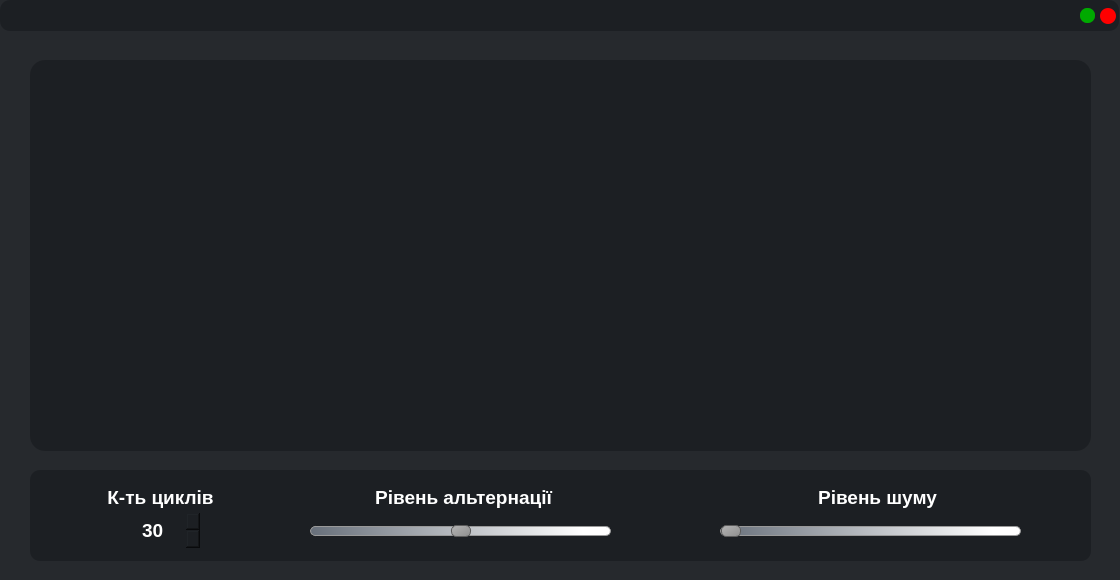
<?xml version="1.0" encoding="UTF-8"?>
<ui version="4.0">
 <class>SubWindow</class>
 <widget class="QMainWindow" name="SubWindow">
  <property name="geometry">
   <rect>
    <x>0</x>
    <y>0</y>
    <width>1120</width>
    <height>580</height>
   </rect>
  </property>
  <property name="windowTitle">
   <string>MainWindow</string>
  </property>
  <property name="styleSheet">
   <string notr="true">background-color: rgb(38, 41, 45);</string>
  </property>
  <widget class="QWidget" name="centralwidget">
   <widget class="QFrame" name="frame_header">
    <property name="geometry">
     <rect>
      <x>0</x>
      <y>0</y>
      <width>1119</width>
      <height>31</height>
     </rect>
    </property>
    <property name="styleSheet">
     <string notr="true">border-radius: 10px;
background-color: rgb(28, 31, 35)</string>
    </property>
    <property name="frameShape">
     <enum>QFrame::StyledPanel</enum>
    </property>
    <property name="frameShadow">
     <enum>QFrame::Raised</enum>
    </property>
    <widget class="QPushButton" name="pushButton_exp">
     <property name="geometry">
      <rect>
       <x>1080</x>
       <y>8</y>
       <width>15</width>
       <height>15</height>
      </rect>
     </property>
     <property name="font">
      <font>
       <family>Segoe UI</family>
       <pointsize>10</pointsize>
       <weight>50</weight>
       <bold>false</bold>
      </font>
     </property>
     <property name="cursor">
      <cursorShape>PointingHandCursor</cursorShape>
     </property>
     <property name="styleSheet">
      <string notr="true">QPushButton{
	background-color: rgb(0, 170, 0);
	border-radius: 7px;
	text-align: center;
}

QPushButton:hover{
	background-color: rgb(0, 111, 0);
}

QPushButton:pressed{
	background-color: rgb(0, 153, 0);
}</string>
     </property>
     <property name="text">
      <string/>
     </property>
    </widget>
    <widget class="QPushButton" name="pushButton_close">
     <property name="geometry">
      <rect>
       <x>1100</x>
       <y>8</y>
       <width>16</width>
       <height>16</height>
      </rect>
     </property>
     <property name="font">
      <font>
       <family>Segoe UI</family>
       <pointsize>10</pointsize>
       <weight>50</weight>
       <bold>false</bold>
      </font>
     </property>
     <property name="cursor">
      <cursorShape>PointingHandCursor</cursorShape>
     </property>
     <property name="styleSheet">
      <string notr="true">QPushButton{
	background-color: rgb(255, 0, 0);
	border-radius: 8px;
	text-align: center;
}

QPushButton:hover{
	background-color: rgb(175, 0, 0);
}

QPushButton:pressed{
	background-color: rgb(229, 0, 0);
}</string>
     </property>
     <property name="text">
      <string/>
     </property>
    </widget>
   </widget>
   <widget class="QWidget" name="EcgWideWidget" native="true">
    <property name="geometry">
     <rect>
      <x>30</x>
      <y>60</y>
      <width>1061</width>
      <height>391</height>
     </rect>
    </property>
    <property name="styleSheet">
     <string notr="true">background-color: rgb(28, 31, 35);
border-radius: 15px;</string>
    </property>
   </widget>
   <widget class="QFrame" name="frame_params">
    <property name="geometry">
     <rect>
      <x>30</x>
      <y>470</y>
      <width>1061</width>
      <height>91</height>
     </rect>
    </property>
    <property name="styleSheet">
     <string notr="true">background-color: rgb(28, 31, 35);
border-radius: 10px;</string>
    </property>
    <property name="frameShape">
     <enum>QFrame::StyledPanel</enum>
    </property>
    <property name="frameShadow">
     <enum>QFrame::Raised</enum>
    </property>
    <widget class="QSlider" name="AlternationHorisontalSlider">
     <property name="geometry">
      <rect>
       <x>280</x>
       <y>50</y>
       <width>301</width>
       <height>22</height>
      </rect>
     </property>
     <property name="styleSheet">
      <string notr="true">QSlider::groove:horizontal {
    border: 1px solid #999999;
    height: 8px; /* the groove expands to the size of the slider by default. by giving it a height, it has a fixed size */
    background: qlineargradient(spread:pad, x1:0, y1:0.79, x2:0.909, y2:0.784091, stop:0 rgba(103, 111, 122, 255), stop:1 rgba(255, 255, 255, 255));
    margin: 2px 0;
	border-radius: 5px;
}

QSlider::handle:horizontal {
    background: qlineargradient(x1:0, y1:0, x2:1, y2:1, stop:0 #b4b4b4, stop:1 #8f8f8f);
    border: 1px solid #5c5c5c;
    width: 18px;
    margin: -2px 0; /* handle is placed by default on the contents rect of the groove. Expand outside the groove */
    border-radius: 5px;
}
</string>
     </property>
     <property name="minimum">
      <number>-10</number>
     </property>
     <property name="maximum">
      <number>10</number>
     </property>
     <property name="orientation">
      <enum>Qt::Horizontal</enum>
     </property>
    </widget>
    <widget class="QLabel" name="label_5">
     <property name="geometry">
      <rect>
       <x>313</x>
       <y>12</y>
       <width>241</width>
       <height>31</height>
      </rect>
     </property>
     <property name="font">
      <font>
       <family>Segoe UI</family>
       <pointsize>14</pointsize>
       <weight>75</weight>
       <bold>true</bold>
      </font>
     </property>
     <property name="styleSheet">
      <string notr="true">color: rgb(255, 255, 255);
background-color: rgb(28, 31, 35);
border-radius: 10px;</string>
     </property>
     <property name="text">
      <string>Рівень альтернації</string>
     </property>
     <property name="alignment">
      <set>Qt::AlignCenter</set>
     </property>
    </widget>
    <widget class="QLabel" name="label_6">
     <property name="geometry">
      <rect>
       <x>727</x>
       <y>12</y>
       <width>241</width>
       <height>31</height>
      </rect>
     </property>
     <property name="font">
      <font>
       <family>Segoe UI</family>
       <pointsize>14</pointsize>
       <weight>75</weight>
       <bold>true</bold>
      </font>
     </property>
     <property name="styleSheet">
      <string notr="true">color: rgb(255, 255, 255);
background-color: rgb(28, 31, 35);
border-radius: 10px;</string>
     </property>
     <property name="text">
      <string>Рівень шуму</string>
     </property>
     <property name="alignment">
      <set>Qt::AlignCenter</set>
     </property>
    </widget>
    <widget class="QSlider" name="NoiseHorizontalSlider">
     <property name="geometry">
      <rect>
       <x>690</x>
       <y>50</y>
       <width>301</width>
       <height>22</height>
      </rect>
     </property>
     <property name="styleSheet">
      <string notr="true">QSlider::groove:horizontal {
    border: 1px solid #999999;
    height: 8px; /* the groove expands to the size of the slider by default. by giving it a height, it has a fixed size */
    background: qlineargradient(spread:pad, x1:0, y1:0.79, x2:0.909, y2:0.784091, stop:0 rgba(103, 111, 122, 255), stop:1 rgba(255, 255, 255, 255));
    margin: 2px 0;
	border-radius: 5px;
}

QSlider::handle:horizontal {
    background: qlineargradient(x1:0, y1:0, x2:1, y2:1, stop:0 #b4b4b4, stop:1 #8f8f8f);
    border: 1px solid #5c5c5c;
    width: 18px;
    margin: -2px 0; /* handle is placed by default on the contents rect of the groove. Expand outside the groove */
    border-radius: 5px;
}
</string>
     </property>
     <property name="minimum">
      <number>0</number>
     </property>
     <property name="maximum">
      <number>10</number>
     </property>
     <property name="orientation">
      <enum>Qt::Horizontal</enum>
     </property>
    </widget>
    <widget class="QSpinBox" name="spinBoxCount">
     <property name="geometry">
      <rect>
       <x>90</x>
       <y>40</y>
       <width>81</width>
       <height>41</height>
      </rect>
     </property>
     <property name="font">
      <font>
       <family>Segoe UI</family>
       <pointsize>14</pointsize>
       <weight>75</weight>
       <bold>true</bold>
      </font>
     </property>
     <property name="styleSheet">
      <string notr="true">QSpinBox {
	color: rgb(255, 255, 255);
	
	background-color: rgb(28, 31, 35);
}

QSpinBox::up-button {
	
}

QSpinBox::up-button:hover {
	
}

QSpinBox::up-button:pressed {

}

QSpinBox::up-arrow {

}

QSpinBox::up-arrow:disabled, QSpinBox::up-arrow:off { /* off state when value is max */

}

QSpinBox::down-button {
;
}

QSpinBox::down-button:hover {

}

QSpinBox::down-button:pressed {

}

QSpinBox::down-arrow {

}

QSpinBox::down-arrow:disabled,
QSpinBox::down-arrow:off { /* off state when value in min */

}</string>
     </property>
     <property name="frame">
      <bool>true</bool>
     </property>
     <property name="alignment">
      <set>Qt::AlignCenter</set>
     </property>
     <property name="buttonSymbols">
      <enum>QAbstractSpinBox::UpDownArrows</enum>
     </property>
     <property name="accelerated">
      <bool>false</bool>
     </property>
     <property name="showGroupSeparator" stdset="0">
      <bool>false</bool>
     </property>
     <property name="suffix">
      <string/>
     </property>
     <property name="prefix">
      <string/>
     </property>
     <property name="maximum">
      <number>120</number>
     </property>
     <property name="value">
      <number>30</number>
     </property>
    </widget>
    <widget class="QLabel" name="label_3">
     <property name="geometry">
      <rect>
       <x>60</x>
       <y>12</y>
       <width>141</width>
       <height>31</height>
      </rect>
     </property>
     <property name="font">
      <font>
       <family>Segoe UI</family>
       <pointsize>14</pointsize>
       <weight>75</weight>
       <bold>true</bold>
      </font>
     </property>
     <property name="styleSheet">
      <string notr="true">color: rgb(255, 255, 255);
background-color: rgb(28, 31, 35);
border-radius: 10px;</string>
     </property>
     <property name="text">
      <string>К-ть циклів</string>
     </property>
     <property name="alignment">
      <set>Qt::AlignCenter</set>
     </property>
    </widget>
   </widget>
  </widget>
 </widget>
 <resources/>
 <connections/>
</ui>
